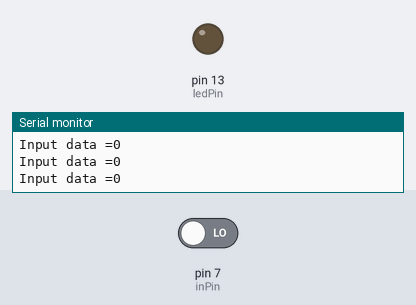
A sketch run on a simulated Arduino Uno, built with avr-gcc and run on an emulated ATmega328P. Parts: output pins drawn as LEDs (lit = HIGH), the last lines printed to the serial monitor. The test bench sets the inputs (shaded band); at power-on: pin 7 (inPin) LOW.

Above: at 1.2 s.
1.3 s: pin 7 (inPin) driven HIGH
At 1.7 s:
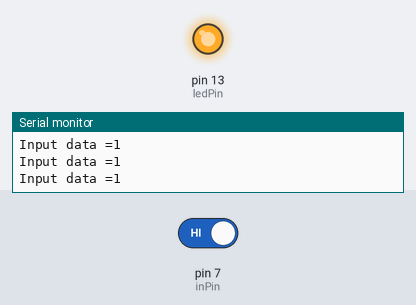
2.8 s: pin 7 (inPin) driven LOW
At 3.9 s:
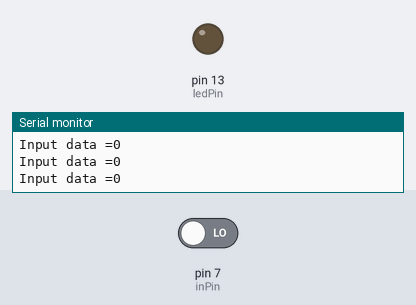
Timing chart, 0 to 5.8 s (numbered marks = the images above; inputs shaded):
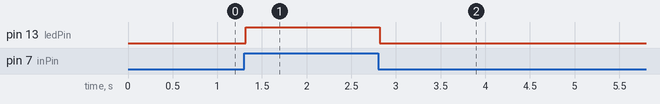

Measured:
- after the input at 1.3 s, pin 13 (ledPin): LOW → HIGH at once
- after the input at 2.8 s, pin 13 (ledPin): HIGH → LOW at once

The sketch:

degitalRead.ino
```cpp
#define ledPin 13 //LED는 디지털 핀 13에 연결됨
#define inPin   7 //pushbutton은 디지털 핀 7에 연결됨
int val = 0;      //읽은 값을 저장할 변수

void setup() {
  pinMode(ledPin, OUTPUT);   //디지털 핀 13을 출력으로 설정
  pinMode(inPin, INPUT);     //디지털 7을 입력으로 설정
  Serial.begin(9600);
}

void loop() {
  val = digitalRead(inPin); //입력 핀으로부터 읽기, 7번 핀에서 VCC 연결 또는 GND 연결

  Serial.print("Input data =");
  Serial.println(val);
  digitalWrite(ledPin, val); //LED를 버튼의 값으로 설정
}
```
